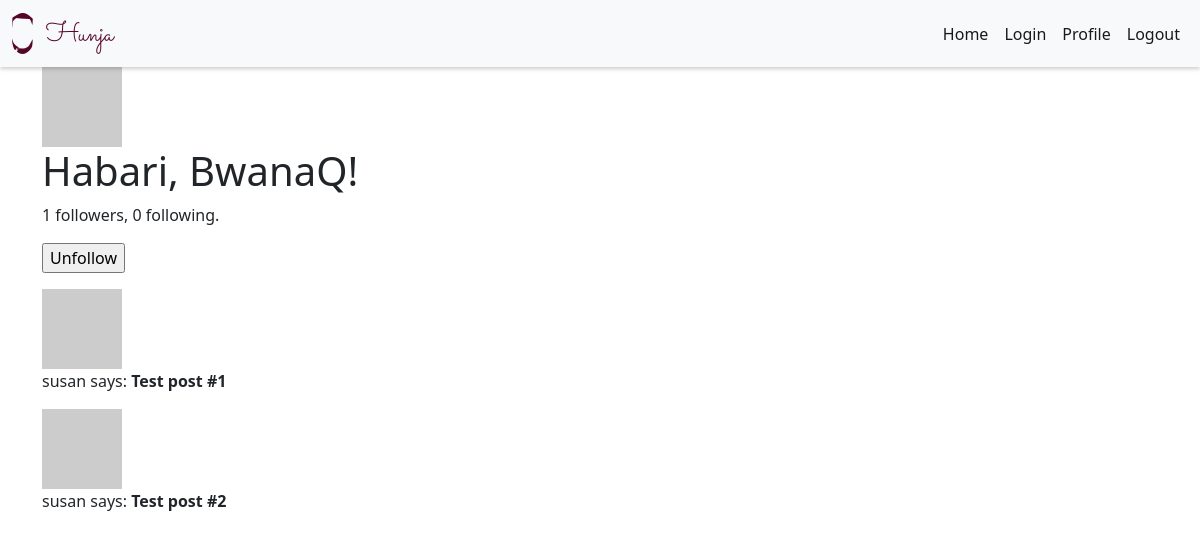
Screenshot of /user/susan (signed in) with the database file from the repository.
### app/models.py (models this page shows, shortened)
class User(UserMixin, db.Model):
    id = db.Column(db.Integer, primary_key=True)
    username = db.Column(db.String(64), index=True, unique=True)
    email = db.Column(db.String(120), index=True, unique=True)
    password_hash = db.Column(db.String(128))
    posts = db.relationship('Post', backref='author', lazy='dynamic')
    about_me = db.Column(db.String(140))
    last_seen = db.Column(db.DateTime, default=datetime.utcnow)
    followed = db.relationship(
        'User', secondary=followers,
        primaryjoin=(followers.c.follower_id == id),
        secondaryjoin=(followers.c.followed_id == id),
        backref=db.backref('followers', lazy='dynamic'), lazy='dynamic')
    def avatar(self, size):
        digest = md5(self.email.lower().encode('utf-8')).hexdigest()
        return 'https://www.gravatar.com/avatar/{}?d=identicon&s={}'.format(
            digest, size)
    def is_following(self, user):
        return self.followed.filter(
            followers.c.followed_id == user.id).count() > 0

### app/routes.py (the view)
@app.route('/user/<username>')
@login_required
def user(username):
    user = User.query.filter_by(username=username).first_or_404()
    posts = [
        {'author': user, 'body': 'Test post #1'},
        {'author': user, 'body': 'Test post #2'}
    ]
    form = EmptyForm()
    return render_template('user.html', user=user, posts=posts, form=form)

### app/forms.py
class EmptyForm(FlaskForm):
    submit = SubmitField('Submit')

### app/models.py (called while the page is built)
@login.user_loader
def load_user(id):
    return User.query.get(int(id))

### app/routes.py (called while the page is built)
@app.before_request
def before_request():
    if current_user.is_authenticated:
        current_user.last_seen = datetime.utcnow()
        db.session.commit()

### app/templates/user.html (shortened to what this page needs)
{% extends 'base.html' %}
{%block content%}
<div class="">
  <img src="{{ user.avatar(128) }}" />
</div>
<h1>Habari, {{ current_user.username }}!</h1>
<p>{{ user.followers.count() }} followers, {{ user.followed.count() }} following.</p>
{% if user == current_user %}
  <p><a href="{{ url_for('edit_profile') }}">Edit your profile</a></p>
  {% else %}
  <p>
    <form action="{{ url_for('unfollow', username=user.username) }}" method="post">
        {{ form.submit(value='Unfollow') }}
    </form>
  </p>
{% endif %}
{% for post in posts %}
  {%include '_posts.html'%}
{% endfor %}
{%endblock content%}

### app/templates/_posts.html
<div>
  <div>
    <img src="{{ post.author.avatar(36) }}" />
  </div>
  <p>{{ post.author.username }} says: <b>{{ post.body }}</b></p>
</div>

### rows the page displays
User: username "BwanaQ"
User: author.username "susan" "susan"

### other values shown
{{ user.followers.count() }} "1"
{{ user.followed.count() }} "0"
{{ post.body }} "Test post #1" "Test post #2"
